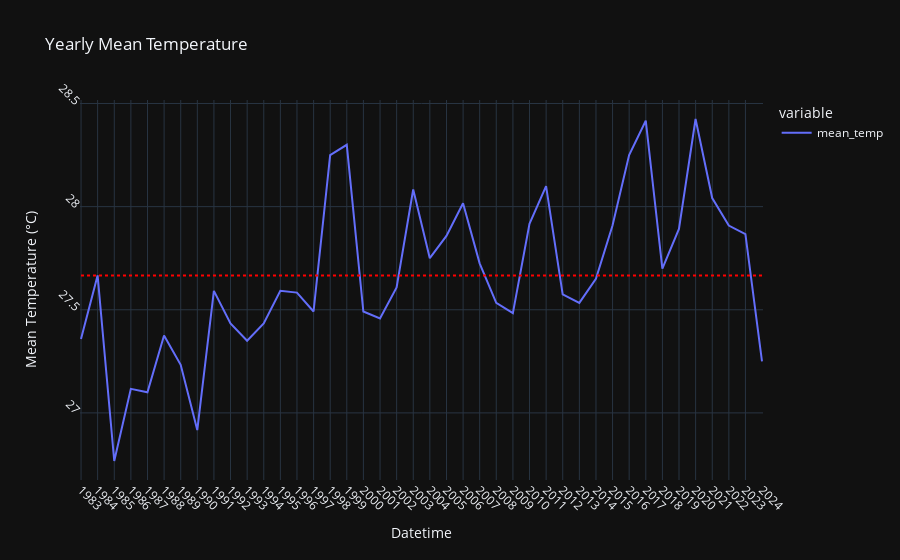

Here is the notebook cell this chart was saved with:
### Code cell
df_yearly_mean_temp = df['mean_temp'].resample('Y').mean()  # resample to yearly mean
# print(df_yearly_mean_temp)

fig_yearly_mean_temp = px.line(df_yearly_mean_temp, labels={df_yearly_mean_temp.index.name: 'Datetime', 'value': 'Mean Temperature (°C)'}, title='Yearly Mean Temperature')
fig_yearly_mean_temp.update_xaxes(dtick='M12', tickangle=45)
fig_yearly_mean_temp.update_yaxes(dtick=0.5, tickangle=45)
fig_yearly_mean_temp.update_traces(hovertemplate='Datetime: %{x}<br>Mean Temperature: %{y}°C')

# add the mean line
mean_temperature = np.mean(df_yearly_mean_temp)
fig_yearly_mean_temp.add_shape(
    type="line",
    x0=df_yearly_mean_temp.index[0],
    y0=mean_temperature,
    x1=df_yearly_mean_temp.index[-1],
    y1=mean_temperature,
    line=dict(color="red", dash="dot"),
)
fig_yearly_mean_temp.show()

### Figure 1 — Plotly figure (JSON) as saved in the notebook; plotly's stock layout.template omitted (floating-point values rounded to 4 significant figures)
{"data": [{"hovertemplate": "Datetime: %{x}<br>Mean Temperature: %{y}°C", "legendgroup": "mean_temp", "line": {"color": "#636efa", "dash": "solid"}, "marker": {"symbol": "circle"}, "mode": "lines", "name": "mean_temp", "orientation": "v", "showlegend": true, "type": "scatter", "x": ["1982-12-31T00:00:00", "1983-12-31T00:00:00", "1984-12-31T00:00:00", "1985-12-31T00:00:00", "1986-12-31T00:00:00", "1987-12-31T00:00:00", "1988-12-31T00:00:00", "1989-12-31T00:00:00", "1990-12-31T00:00:00", "1991-12-31T00:00:00", "1992-12-31T00:00:00", "1993-12-31T00:00:00", "1994-12-31T00:00:00", "1995-12-31T00:00:00", "1996-12-31T00:00:00", "1997-12-31T00:00:00", "1998-12-31T00:00:00", "1999-12-31T00:00:00", "2000-12-31T00:00:00", "2001-12-31T00:00:00", "2002-12-31T00:00:00", "2003-12-31T00:00:00", "2004-12-31T00:00:00", "2005-12-31T00:00:00", "2006-12-31T00:00:00", "2007-12-31T00:00:00", "2008-12-31T00:00:00", "2009-12-31T00:00:00", "2010-12-31T00:00:00", "2011-12-31T00:00:00", "2012-12-31T00:00:00", "2013-12-31T00:00:00", "2014-12-31T00:00:00", "2015-12-31T00:00:00", "2016-12-31T00:00:00", "2017-12-31T00:00:00", "2018-12-31T00:00:00", "2019-12-31T00:00:00", "2020-12-31T00:00:00", "2021-12-31T00:00:00", "2022-12-31T00:00:00", "2023-12-31T00:00:00"], "xaxis": "x", "y": [27.36, 27.67, 26.77, 27.12, 27.1, 27.38, 27.23, 26.92, 27.59, 27.43, 27.35, 27.43, 27.59, 27.58, 27.49, 28.25, 28.3, 27.49, 27.46, 27.61, 28.08, 27.75, 27.86, 28.02, 27.72, 27.53, 27.48, 27.92, 28.1, 27.57, 27.53, 27.65, 27.91, 28.25, 28.42, 27.7, 27.89, 28.43, 28.04, 27.91, 27.87, 27.25], "yaxis": "y"}], "layout": {"legend": {"title": {"text": "variable"}, "tracegroupgap": 0}, "shapes": [{"line": {"color": "red", "dash": "dot"}, "type": "line", "x0": "1982-12-31T00:00:00", "x1": "2023-12-31T00:00:00", "y0": 27.67, "y1": 27.67}], "title": {"text": "Yearly Mean Temperature"}, "xaxis": {"anchor": "y", "domain": [0, 1], "dtick": "M12", "tickangle": 45, "title": {"text": "Datetime"}}, "yaxis": {"anchor": "x", "domain": [0, 1], "dtick": 0.5, "tickangle": 45, "title": {"text": "Mean Temperature (°C)"}}}}
